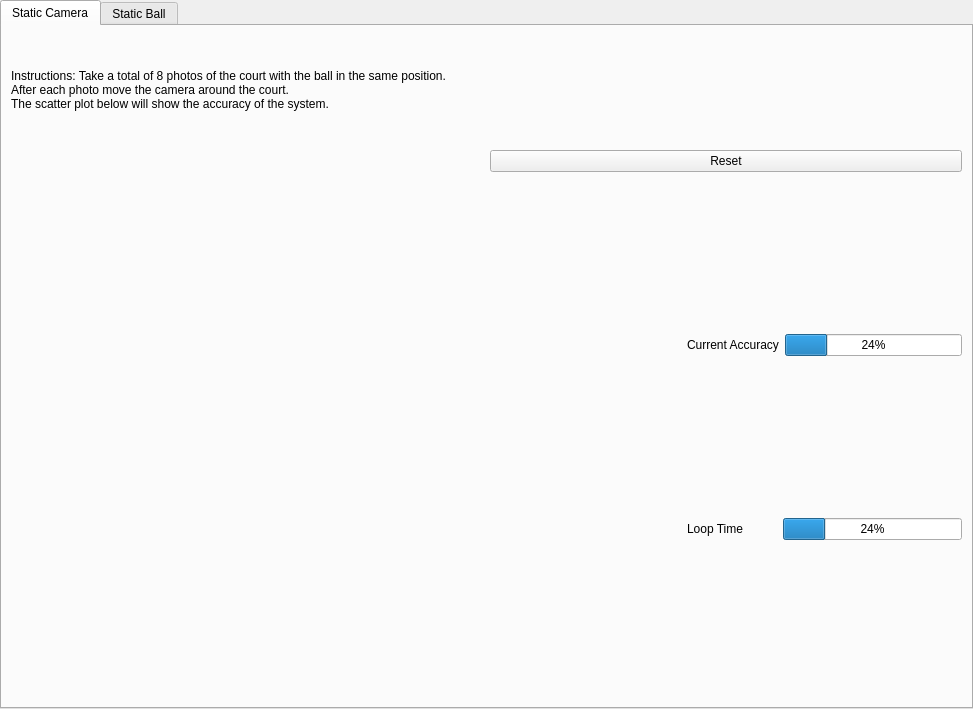
<?xml version="1.0" encoding="UTF-8"?>
<ui version="4.0">
 <class>TabWidget</class>
 <widget class="QTabWidget" name="TabWidget">
  <property name="geometry">
   <rect>
    <x>0</x>
    <y>0</y>
    <width>973</width>
    <height>709</height>
   </rect>
  </property>
  <property name="windowTitle">
   <string>TabWidget</string>
  </property>
  <property name="currentIndex">
   <number>0</number>
  </property>
  <widget class="QWidget" name="tab">
   <attribute name="title">
    <string>Static Camera</string>
   </attribute>
   <layout class="QGridLayout" name="gridLayout_2">
    <item row="0" column="0">
     <widget class="QLabel" name="label_6">
      <property name="text">
       <string>Instructions: Take a total of 8 photos of the court with the ball in the same position. 
After each photo move the camera around the court. 
The scatter plot below will show the accuracy of the system.</string>
      </property>
     </widget>
    </item>
    <item row="1" column="0">
     <layout class="QHBoxLayout" name="horizontalLayout_12">
      <item>
       <widget class="QWidget" name="widget_4" native="true"/>
      </item>
      <item>
       <widget class="QPushButton" name="pushButton_3">
        <property name="text">
         <string>Reset</string>
        </property>
       </widget>
      </item>
     </layout>
    </item>
    <item row="2" column="0">
     <layout class="QHBoxLayout" name="horizontalLayout_9">
      <item>
       <widget class="QWidget" name="widget_3" native="true">
        <property name="minimumSize">
         <size>
          <width>670</width>
          <height>520</height>
         </size>
        </property>
       </widget>
      </item>
      <item>
       <layout class="QVBoxLayout" name="verticalLayout_12">
        <item>
         <layout class="QHBoxLayout" name="horizontalLayout_10">
          <item>
           <widget class="QLabel" name="label_4">
            <property name="text">
             <string>Current Accuracy</string>
            </property>
           </widget>
          </item>
          <item>
           <widget class="QProgressBar" name="progressBar_3">
            <property name="value">
             <number>24</number>
            </property>
           </widget>
          </item>
         </layout>
        </item>
        <item>
         <layout class="QHBoxLayout" name="horizontalLayout_11">
          <item>
           <widget class="QLabel" name="label_5">
            <property name="text">
             <string>Loop Time          </string>
            </property>
           </widget>
          </item>
          <item>
           <widget class="QProgressBar" name="progressBar_4">
            <property name="value">
             <number>24</number>
            </property>
           </widget>
          </item>
         </layout>
        </item>
       </layout>
      </item>
     </layout>
    </item>
   </layout>
  </widget>
  <widget class="QWidget" name="tab">
   <attribute name="title">
    <string>Static Ball</string>
   </attribute>
   <layout class="QGridLayout" name="gridLayout">
    <item row="0" column="0">
     <widget class="QLabel" name="label_3">
      <property name="text">
       <string>Instructions: Take a total of 8 photos of the court with the ball in the same position. 
After each photo move the camera around the court. 
The scatter plot below will show the accuracy of the system.</string>
      </property>
     </widget>
    </item>
    <item row="1" column="0">
     <layout class="QHBoxLayout" name="horizontalLayout_5">
      <item>
       <widget class="QPushButton" name="pushButton">
        <property name="text">
         <string>Capture</string>
        </property>
       </widget>
      </item>
      <item>
       <widget class="QLCDNumber" name="lcdNumber"/>
      </item>
      <item>
       <widget class="QPushButton" name="pushButton_2">
        <property name="text">
         <string>Reset</string>
        </property>
       </widget>
      </item>
      <item>
       <widget class="QWidget" name="widget_2" native="true"/>
      </item>
     </layout>
    </item>
    <item row="2" column="0">
     <layout class="QHBoxLayout" name="horizontalLayout_8">
      <item>
       <widget class="QWidget" name="widget" native="true">
        <property name="minimumSize">
         <size>
          <width>670</width>
          <height>520</height>
         </size>
        </property>
        <zorder>tableWidget</zorder>
        <zorder>tableWidget</zorder>
        <zorder>tableWidget_2</zorder>
        <zorder>tableWidget</zorder>
        <zorder>tableWidget</zorder>
        <zorder></zorder>
       </widget>
      </item>
      <item>
       <layout class="QVBoxLayout" name="verticalLayout_11">
        <item>
         <widget class="QTableWidget" name="tableWidget">
          <property name="minimumSize">
           <size>
            <width>271</width>
            <height>281</height>
           </size>
          </property>
          <property name="maximumSize">
           <size>
            <width>271</width>
            <height>281</height>
           </size>
          </property>
          <row>
           <property name="text">
            <string>Ball 1</string>
           </property>
          </row>
          <row>
           <property name="text">
            <string>Ball 2</string>
           </property>
          </row>
          <row>
           <property name="text">
            <string>Ball 3</string>
           </property>
          </row>
          <row>
           <property name="text">
            <string>Ball 4</string>
           </property>
          </row>
          <row>
           <property name="text">
            <string>Ball 5</string>
           </property>
          </row>
          <row>
           <property name="text">
            <string>Ball 6</string>
           </property>
          </row>
          <row>
           <property name="text">
            <string>Ball 7</string>
           </property>
          </row>
          <row>
           <property name="text">
            <string>Ball 8</string>
           </property>
          </row>
          <column>
           <property name="text">
            <string>X</string>
           </property>
          </column>
          <column>
           <property name="text">
            <string>Y</string>
           </property>
          </column>
         </widget>
        </item>
        <item>
         <layout class="QHBoxLayout" name="horizontalLayout_7">
          <item>
           <widget class="QLabel" name="label">
            <property name="text">
             <string>Current Accuracy</string>
            </property>
           </widget>
          </item>
          <item>
           <widget class="QProgressBar" name="progressBar">
            <property name="value">
             <number>24</number>
            </property>
           </widget>
          </item>
         </layout>
        </item>
        <item>
         <layout class="QHBoxLayout" name="horizontalLayout_6">
          <item>
           <widget class="QLabel" name="label_2">
            <property name="text">
             <string>Loop Time          </string>
            </property>
           </widget>
          </item>
          <item>
           <widget class="QProgressBar" name="progressBar_2">
            <property name="value">
             <number>24</number>
            </property>
           </widget>
          </item>
         </layout>
        </item>
       </layout>
      </item>
     </layout>
    </item>
   </layout>
  </widget>
 </widget>
 <resources/>
 <connections/>
</ui>
